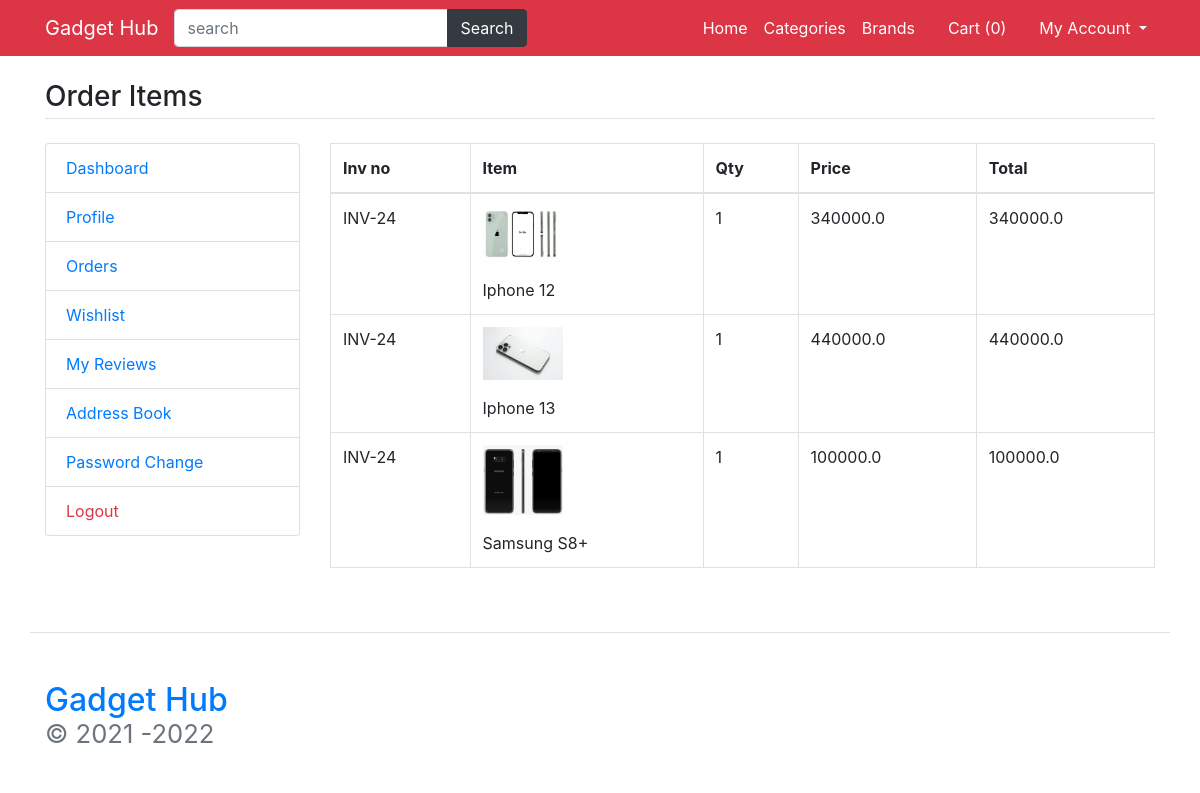
The page /my-orders-items/24 on the database its author committed.
### main/models.py (models this page shows, shortened)
class CartOrderItems(models.Model):
    order=models.ForeignKey(CartOrder,on_delete=models.CASCADE)
    invoice_no=models.CharField(max_length=150)
    item=models.CharField(max_length=150)
    image=models.CharField(max_length=200)
    qty=models.IntegerField()
    price=models.FloatField()
    total=models.FloatField()
    class Meta:
        verbose_name_plural='9. Order Items'

### main/views.py (the view)
# urls.py: path('my-orders-items/<int:id>',views.my_order_items, name='my_order_items'),
def my_order_items(request,id):
	order=CartOrder.objects.get(pk=id)
	orderitems=CartOrderItems.objects.filter(order=order).order_by('-id')
	return render(request, 'user/order-items.html',{'orderitems':orderitems})

### main/template_context.py (called while the page is built)
def get_filters(request):
	cats=Product.objects.distinct().values('category__title','category__id')
	brands=Product.objects.distinct().values('brand__title','brand__id')
	colors=ProductAttribute.objects.distinct().values('color__title','color__id','color__color_code')
	sizes=ProductAttribute.objects.distinct().values('size__title','size__id')
	minMaxPrice=ProductAttribute.objects.aggregate(Min('price'),Max('price'))
	data={
		'cats':cats,
		'brands':brands,
		'colors':colors,
		'sizes':sizes,
		'minMaxPrice':minMaxPrice,
	}
	return data

### main/templates/user/order-items.html
{% extends 'base.html' %}
{% load static %}
{% block content %}
<main class="container my-4">
	<h3 class="my-4 border-bottom pb-1">Order Items</h3>
	<div class="row">
		<div class="col-md-3">
			{% include 'user/user-sidebar.html' %}
		</div>
		<div class="col-md-9">
			<div class="table-responsive">
				<table class="table-bordered table">
					<thead>
						<tr>
							<th>Inv no</th>
							<th>Item</th>
							<th>Qty</th>
							<th>Price</th>
							<th>Total</th>
						</tr>
					</thead>
					<tbody>
						{% for item in orderitems %}
						<tr>
							<td>{{item.invoice_no}}</td>
							<td>
								<p><img src="/media/{{item.image}}" width="80" /></p>
								{{item.item}}
							</td>
							<td>{{item.qty}}</td>
							<td>{{item.price}}</td>
							<td>{{item.total}}</td>
						</tr>
						{% endfor %}
					</tbody>
				</table>
			</div>
		</div>
	</div>
</main>
{% endblock %}

### main/templates/base.html (shortened to what this page needs)
{% load static %}
<!DOCTYPE html>
<html>
<head>
	<link rel="stylesheet" type="text/css" href="{% static 'fontawesome-free/css/all.min.css' %}" />
	<link rel="stylesheet" type="text/css" href="{% static 'bs4/bootstrap.min.css' %}" />
	<link rel="stylesheet" type="text/css" href="{% static 'custom.css' %}" />
</head>
<body>
	<nav class="navbar navbar-expand-lg navbar-dark bg-danger">
		<div class="container">
		  <a class="navbar-brand" href="/">Gadget Hub</a>
		  <div class="collapse navbar-collapse" id="navbarNav">
		  	<form class="form-inline my-2 my-lg-0" action="/search">
		      <div class="input-group">
				  <input name="q" type="text" class="form-control" placeholder="search" />
				  <div class="input-group-append">
				    <button class="btn btn-dark" type="submit" id="button-addon2">Search</button>
				  </div>
				</div>
		    </form>
		    <ul class="navbar-nav ml-auto">
		      <li class="nav-item">
		        <a class="nav-link text-white" href="/">Home</a>
		      </li>
		      <li class="nav-item">
		        <a class="nav-link text-white" href="{% url 'category-list' %}">Categories</a>
		      </li>
		      <li class="nav-item">
		        <a class="nav-link text-white" href="{% url 'brand-list' %}">Brands</a>
		      </li>
		      <li class="nav-item">
		        <a class="nav-link text-white" href="{% url 'cart' %}"><i class="fa fa-shopping-cart"></i> Cart (<span class="cart-list">{{request.session.cartdata|length}}</span>)</a>
		      </li>
		      <li class="nav-item dropdown">
		        <a class="nav-link text-white dropdown-toggle" href="#" id="navbarDropdown" role="button" data-toggle="dropdown" aria-haspopup="true" aria-expanded="false">
		          <i class="fa fa-user"></i> My Account
		        </a>
		      </li>
		    </ul>
		  </div>
		</div>
    </nav>
    {% block content %}
    {% endblock %}
<footer class="pt-4 my-md-5 pt-md-5 border-top container">
<h2>
    <div class="row">
        <div class="col-12 col-md">
        <marquee>
        <a href="#">Gadget Hub</a>
        <small class="d-block mb-3 text-muted">&copy; 2021 -2022</small>
        </marquee>
        </div>
    </footer>
</body>
</html>

### main/templates/user/user-sidebar.html
<div class="list-group">
	<a href="{% url 'my_dashboard' %}" class="list-group-item {% if request.path == '/my-dashboard' %}active {% endif %}">Dashboard</a>
	<a href="{% url 'edit-profile' %}" class="list-group-item {% if request.path == '/edit-profile' %}active {% endif %}">Profile</a>
	<a href="{% url 'my_orders' %}" class="list-group-item {% if request.path == '/my-orders' %}active {% endif %}">Orders</a>
	<a href="{% url 'my_wishlist' %}" class="list-group-item {% if request.path == '/my-wishlist' %}active {% endif %}">Wishlist</a>
	<a href="{% url 'my-reviews' %}" class="list-group-item {% if request.path == '/my-reviews' %}active {% endif %}">My Reviews</a>
	<a href="{% url 'my-addressbook' %}" class="list-group-item {% if request.path == '/my-addressbook' %}active {% endif %}">Address Book</a>
	<a href="{% url 'password_change' %}" class="list-group-item {% if request.path == '/accounts/password_change/' %}active {% endif %}">Password Change</a>
	<a href="{% url 'logout' %}" class="text-danger list-group-item">Logout</a>
</div>

### rows shown on the page
CartOrderItems: invoice_no "INV-24", image (picture), item "Iphone 12", qty "1", price "340000.0", total "340000.0"
CartOrderItems: invoice_no "INV-24", image (picture), item "Iphone 13", qty "1", price "440000.0", total "440000.0"
CartOrderItems: invoice_no "INV-24", image (picture), item "Samsung S8+", qty "1", price "100000.0", total "100000.0"

### other values the page prints
{{ request.session.cartdata|length }} "0"
